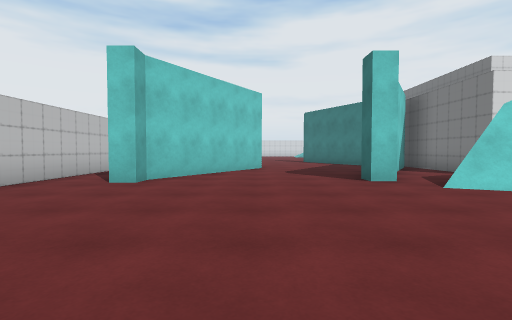
View 1 (above)

24 first-person views from a walk through a 3-D level made in the Unity game engine. The camera is 1.2 m above the floor, tilts 2° down and sees 85° across. The floor is counted in squares, 2 m on a side. Each view is taken from the middle of a square. On the plan, view 1 faces up. The plan holds only what a view shows up to about 9 squares ahead; the rest is blank.

View 2
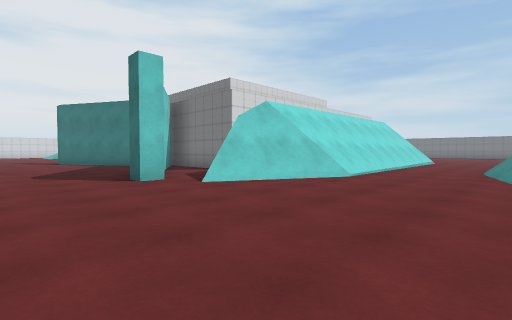

View 3
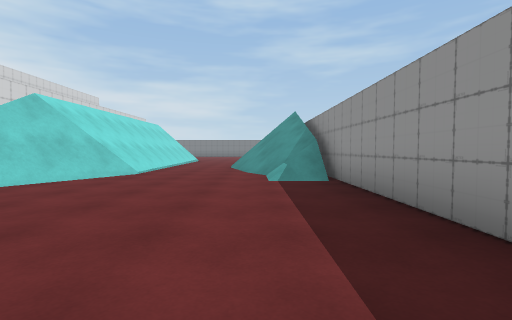

View 4
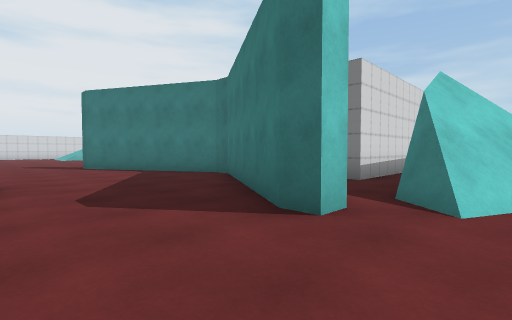

View 5
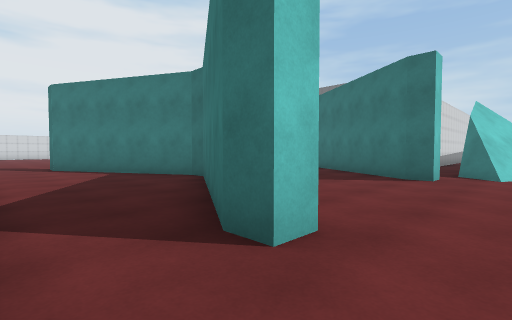

View 6
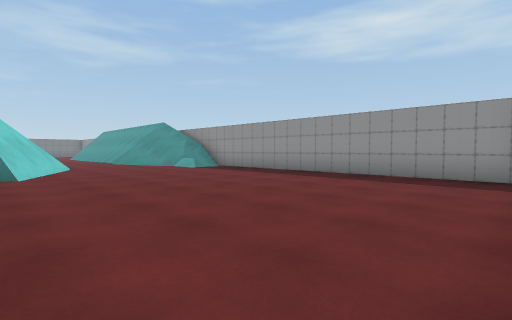

View 7
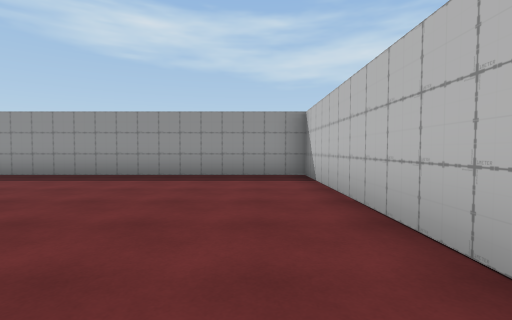

View 8
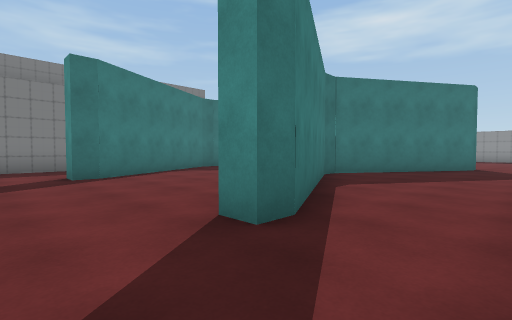

View 9
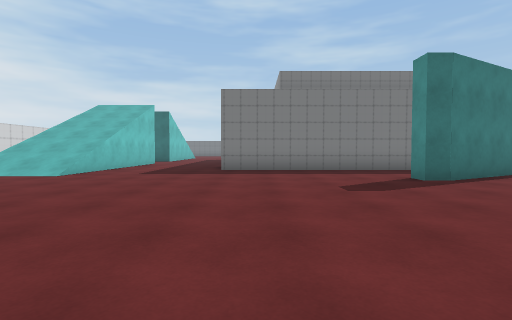

View 10
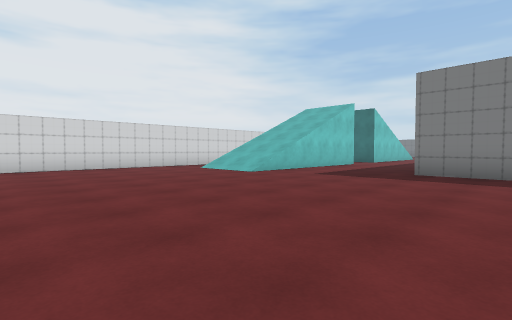

View 11
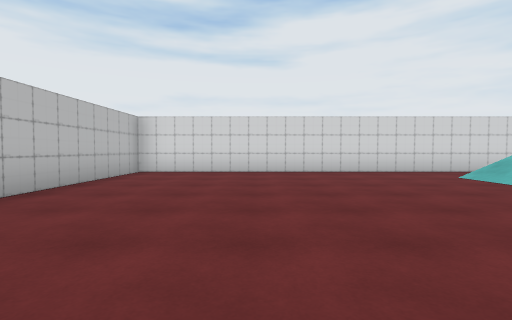

View 12
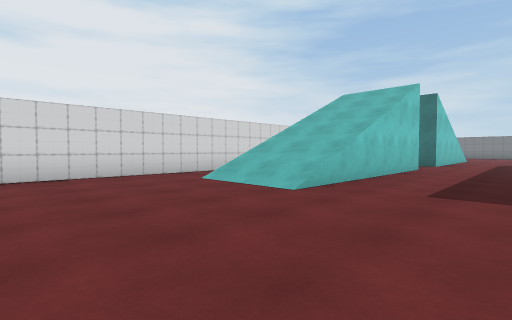

View 13
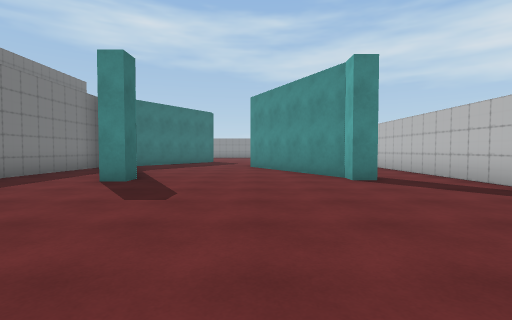

View 14
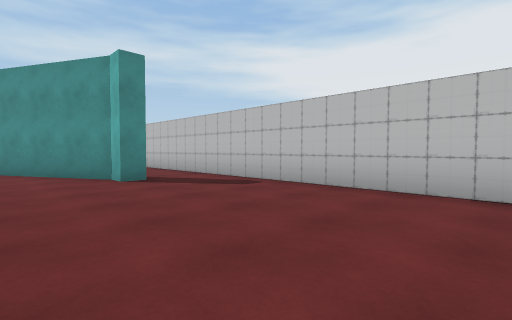

View 15
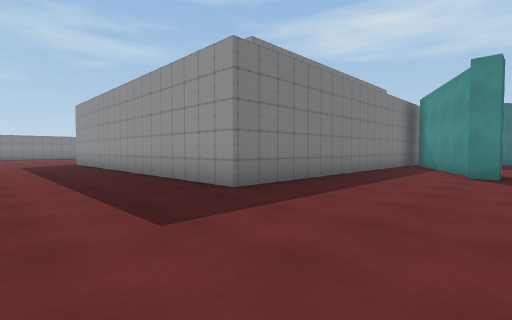

View 16
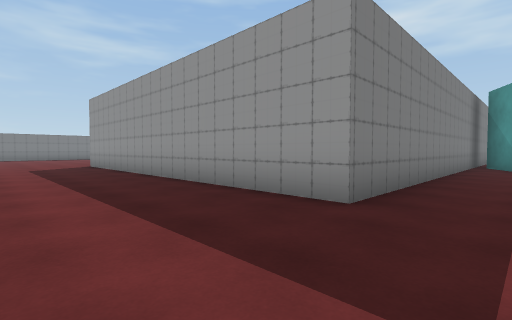

View 17
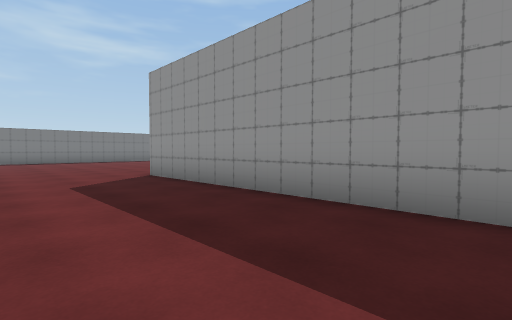

View 18
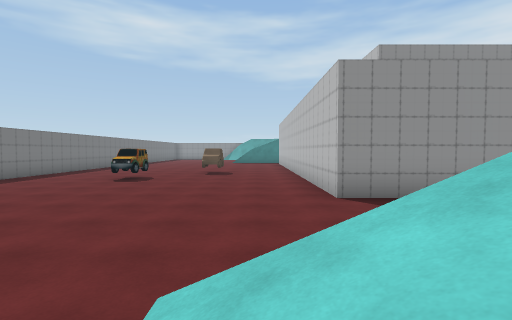

View 19
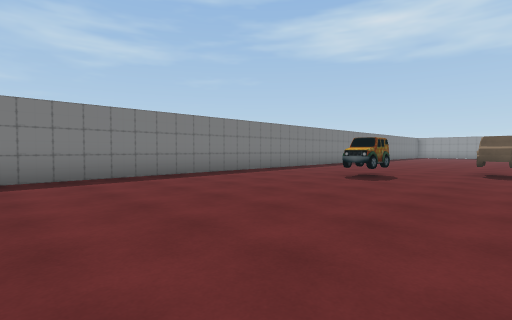

View 20
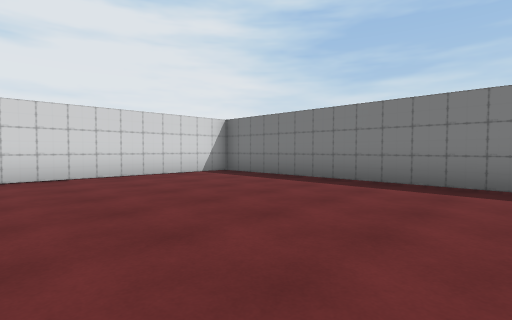

View 21
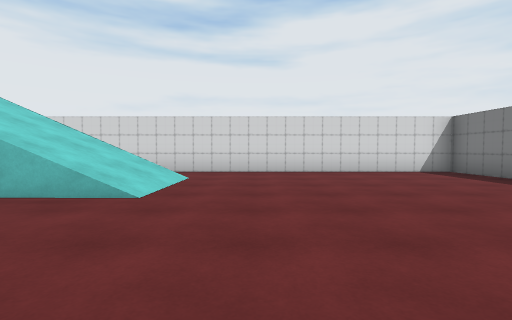

View 22
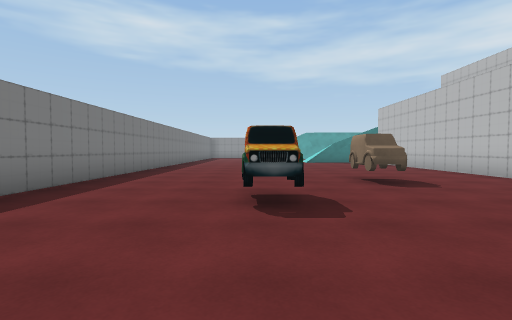

View 23
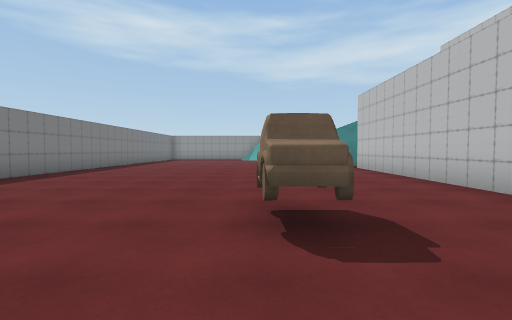

View 24
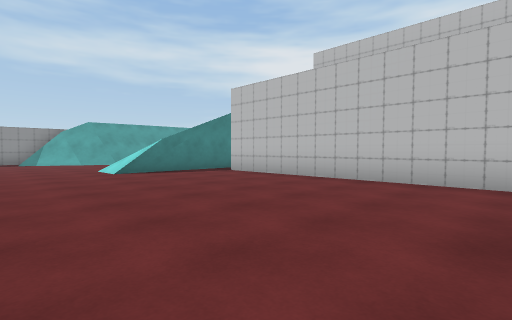

### Floor plan
Key: @ floor where view 1 was taken; # wall or solid block; . floor; / step, stairs or slope; = window, fence, low wall or low ledge; ^ raised ledge; O other object.
Columns run from 5 left of view 1 to 25 right of it. Each row starts with its distance up from view 1.
 27 ############        ###########
 26 #.........            ........#
 25 #......../////     ////.......#
 24 #........//////    ////.......#
 23 #........//////     ///.......#
 22  .............................#
 21   ............................#
 20 #.............................#
 19 #..........##########.........#
 18 #..........#        #.........#
 17 #..........#        #.........#
 16 #..........#        #.....O...#
 15 #..........#        #.....O...#
 14 #..#....#..#        #...O.....#
 13 #..##...##.#        #...O.....#
 12 #...#....#.#        #.........#
 11 #...##...###        #.........#
 10  ....#....##        #.........#
  9  ...##...###        #.........#
  8 #..##...##.#        #.........#
  7 #..#....#..####     #.........#
  6 #..#....#....        ......
  5 #.......###///       ///...
  4 #........##////         ...
  3 #..........=////        ..
  2 #................       ..
  1 #.............///
  0 #....@.....////
 -1 #.........////
 -2 ###########^^

Positions as (right, up) in squares from view 1, and headings:
1: (0, 0), facing up
2: (0, 0), facing up-right
3: (-1, 0), facing right
4: (0, 4), facing up-right
5: (-4, 4), facing up-right
6: (-4, 5), facing down-right
7: (-3, 5), facing down
8: (-4, 16), facing down-right
9: (-3, 18), facing right
10: (-2, 17), facing up-right
11: (-1, 19), facing up
12: (0, 20), facing up-right
13: (0, 20), facing down
14: (0, 20), facing down-left
15: (2, 22), facing down-right
16: (4, 22), facing down-right
17: (9, 22), facing down-right
18: (17, 24), facing down
19: (18, 22), facing down-right
20: (19, 20), facing up-right
21: (19, 19), facing up
22: (21, 19), facing down
23: (19, 16), facing down
24: (21, 13), facing down-left
